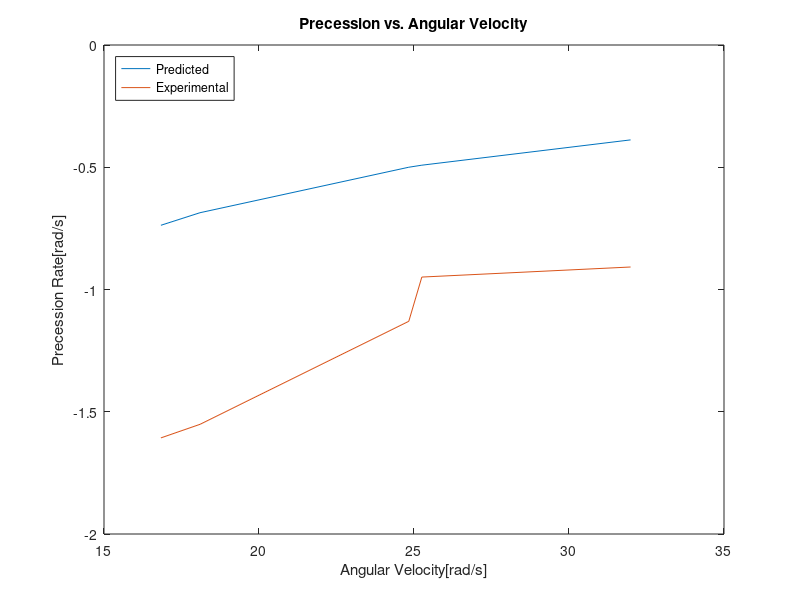
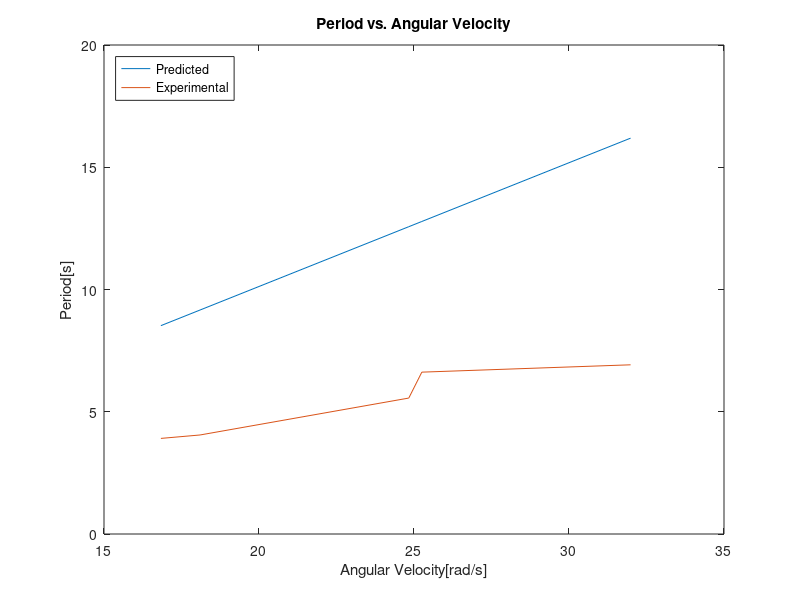

Write the MATLAB code that produced these figures, in order.
% Authors: Matthew Betchel, Rishab Pally, Tristan Seeley
%LAB A2
close all 
clear
clc

mass= 2.98;
%unit conversions to cm to meters
diameter= (33E-2)*2;
x_position= .1778;
gravity_constant=9.81;

Inertia_1= 0.5*mass*(diameter/2)^2;
Inertia_3= mass*(diameter/2)^2 +mass*x_position^2; 

%Unit conversion %km/h to m/s
vt= [20, 21.5, 29.5, 30, 38]'.*0.277778;
w3= vt./(diameter/2);


I= [Inertia_1,0,0;0,Inertia_3,0;0,0,Inertia_3];
H3= Inertia_3*w3;
P= (mass*-gravity_constant*x_position)./(H3);

torque= mass*-gravity_constant*x_position;

Torque_v= ((2*pi)./P);


T_matrix= [-3.91, -4.05, -5.56, -6.62, -6.92]; %[s]
P_matrix= (2*pi)./T_matrix;

P_zero= zeros(1,5);
T_zero= zeros(1,5);
for i=1:5
    
    P_zero(i)= ((P_matrix(i)-P(i))./P(i))*100;
    T_zero(i)= (T_matrix(i)-Torque_v(i))./Torque_v(i);
end
P
P_matrix

figure
plot(w3,P)
hold on
xlabel('Angular Velocity[rad/s]')
ylabel('Precession Rate[rad/s]')
title('Precession vs. Angular Velocity')
plot(w3,P_matrix)
hold off
legend('Predicted','Experimental','location','northwest')

figure
plot(w3,-1*Torque_v)
hold on
xlabel('Angular Velocity[rad/s]')
ylabel('Period[s]')
title('Period vs. Angular Velocity')
plot(w3,-1*T_matrix)
hold off
legend('Predicted','Experimental','location','northwest')
